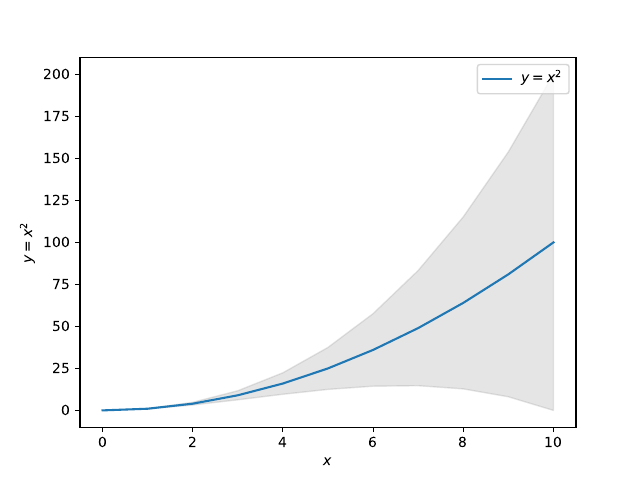

Reproduce this figure in Python.
# importing the required modules
import matplotlib.pyplot as plt 
import numpy as np

filename="plotdata.dat"

# Indexing starts from 0
x   = np.loadtxt(filename,usecols=0)
y   = np.loadtxt(filename,usecols=1)
unc = np.loadtxt(filename,usecols=2)
  
perc=1.0  #If uncertainties in %, change to 0.01
  
# Plot
plt.plot(x,y,label=r'$y=x^2$') 
#plt.errorbar(x, y, yerr=K*0.01*unc, fmt='.k');  
plt.fill_between(x, y*(1 - perc*unc), y*(1 + perc*unc),\
                 color='gray', alpha=0.2)
  
# Title, axis labels and legend
# Illustrate adding variable stuff into the label string
yextras=['$ [GeV]$~',' = x^2','$ [a.u.]$~']
plt.ylabel(r'$y'+yextras[1]+'$')  #r'' required for LaTeX
plt.xlabel(r'$x$') 
plt.legend()

savename = "plot"+".pdf"
plt.savefig(savename)
plt.clf()
